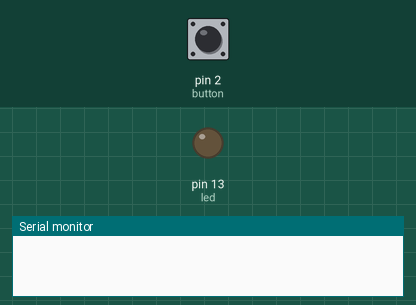
Bench run of a sketch on a simulated Arduino Uno, built with avr-gcc and run on an emulated ATmega328P. Parts: output pins drawn as LEDs (lit = HIGH), the last lines printed to the serial monitor. Inputs (shaded band) come from the test bench; at power-on: pin 2 (button) HIGH.

Above: at 1.2 s.
1.3 s: pin 2 (button) pulled LOW for 0.15 s
At 1.7 s:
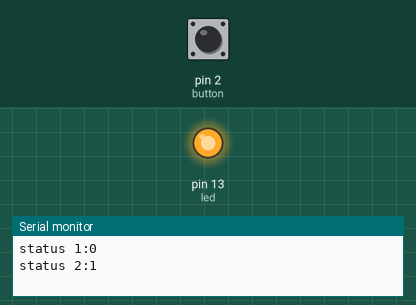
2.9 s: pin 2 (button) pulled LOW for 1 s
At 4.1 s:
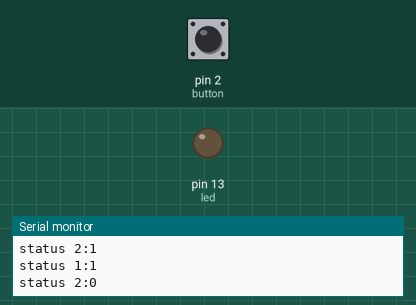
5.4 s: pin 2 (button) pulled LOW for 3.2 s
At 6.0 s:
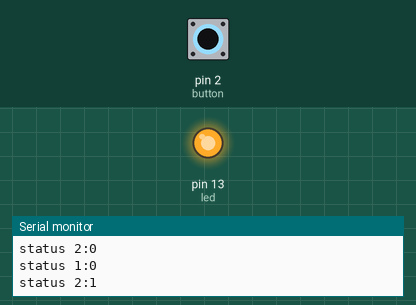
Timing chart, 0 to 8.4 s (numbered marks = the images above; inputs shaded):
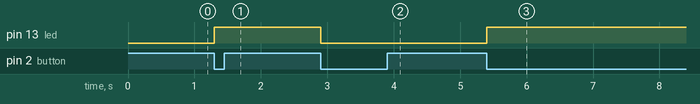

Measured:
- after the input at 1.3 s, pin 13 (led): LOW → HIGH at once
- after the input at 2.9 s, pin 13 (led): HIGH → LOW at once
- after the input at 5.4 s, pin 13 (led): LOW → HIGH at once

The sketch:

LED_Toggle_With_Button.ino
```cpp
int button = 2;
int led = 13;
int status = false;

void setup() {
  pinMode(led, OUTPUT);
  pinMode(button, INPUT_PULLUP);

  Serial.begin(9600);
}

void loop() {
  //a) if the button is not pressed the false status is reversed by !status and the LED turns on
  //b) if the button is pressed the true status is reveresed by !status and the LED turns off

  if (digitalRead(button) == LOW) {
    Serial.print("status 1:");
    Serial.println(status);
    status = !status;
    digitalWrite(led, status);
    Serial.print("status 2:");
    Serial.println(status);
}
  while (digitalRead(button) == LOW);
  delay(50); // Small delay
}
```
